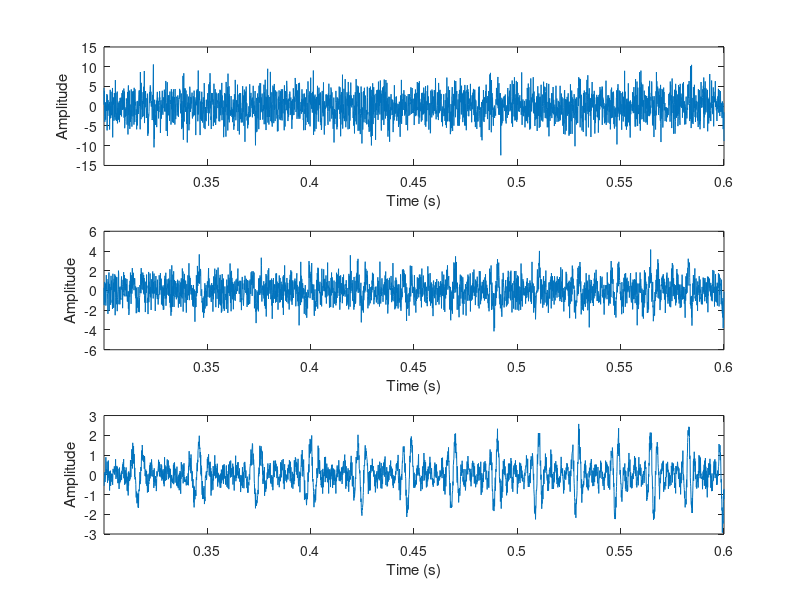

Here is the MATLAB script that generated this plot: (Note: this script raises an error after producing the figure.)
%% 1. Frequency extraction simulation
fs = 1e4;  T = 5;
t  = (1/fs:1/fs:T)';   Nt = numel(t);

baseF = 500;
mults = 1:5;   K = numel(mults);

% Simulation signal generation
sinTerm = 100*sin(pi*t);
fk   = t*(baseF*mults/T) + sinTerm;
phi  = 2*pi*cumtrapz(t, fk);
Yamp = t*(mults/T) + 0.1*sin(pi*t);
Y    = sum(Yamp .* cos(phi), 2);

% Adding noise to the signal at different SNR levels
SNRdB = [0 10 20];
Ps    = mean(Y.^2);
Pn    = Ps ./ (10.^(SNRdB/10));
xNoisy = Y + randn(Nt, numel(SNRdB)).*sqrt(Pn);

% Plotting time-domain signal for each SNR level
figure('Color','w');
t0 = 3001; L = 3000;
for i = 1:numel(SNRdB)
    subplot(numel(SNRdB),1,i);
    plot(t(t0:t0+L), xNoisy(t0:t0+L,i), 'LineWidth', 0.7);
    xlim([t(t0) t(t0+L)]); box on; grid off;
    xlabel('Time (s)'); ylabel('Amplitude');
end

% short-time Fourier transform (STFT)
stftOpt.win  = 1000;
stftOpt.ov   = 950;
stftOpt.nfft = 3000;
fr = [0 3000];

% Define tracking parameters
trk.startTime = 2;
trk.startFreq = 600;
trk.freqRange = 500;
trk.lambda    = 1;
trk.alpha     = 1500;
trk.rangeF    = 2;
trk.power     = 2;

% Time grid for frequency tracking
time0 = (0:Nt-1)'/fs;    % Time vector
dt    = 1/fs;            % Time step
winLen = max(3, min(round(0.01/dt), Nt));

rpm = nan(Nt, numel(SNRdB));

% Loop through each SNR level for frequency tracking
for i = 1:numel(SNRdB)
    y = xNoisy(:,i);

    % Compute the STFT for the noisy signal
    [S,F,Tspec] = stft(y, fs, ...
        Window=kaiser(stftOpt.win,5), ...
        OverlapLength=stftOpt.ov, ...
        FFTLength=stftOpt.nfft);

    mag = abs(S);   % Magnitude of the STFT
    FreqIdx = track_Freq(mag, F, Tspec, trk); 
    FreqF   = F(FreqIdx);

    % Plot the spectrogram with the tracked Freq
    figure('Color','w');
    plot_spectrogram(S,F,Tspec,stftOpt.win,fr);
    title(sprintf('Spectrogram (SNR = %d dB)', SNRdB(i)));
    xlim([0 T]); ylim(fr); colorbar; hold on;
    plot(Tspec, FreqF, 'g--', 'LineWidth', 1.5);

    % Smooth and interpolate the Freq frequencies to the original time grid
    FreqF = smoothdata(FreqF, 'sgolay', winLen);
    rpm(:,i) = interp1(Tspec, FreqF, time0, 'pchip', NaN);
end

% Plot RMSE results for frequency tracking
figure('Color','w'); hold on; box on; grid off;
colors = [0 0.45 0.74; 0.85 0.33 0.10; 0.47 0.67 0.19];

rmse = zeros(size(SNRdB));
refF = fk(:,3);   % Third-order harmonic as reference frequency

% Calculate RMSE for each SNR level
for i = 1:numel(SNRdB)
    valid = ~isnan(rpm(:,i)) & ~isnan(refF);
    err   = rpm(valid,i) - refF(valid);
    rmse(i) = sqrt(mean(err.^2));
    plot(t, rpm(:,i), '-.', 'Color', colors(i,:), 'LineWidth', 1.4);
end
plot(t, refF, 'k--', 'LineWidth', 1.6);

xlabel('Time (s)'); ylabel('Frequency (Hz)');
legend({'0 dB','10 dB','20 dB','Third-order harmonic'}, ...
    'Location','best','Box','off');
xlim([t(1) t(end)]);
ylim([min(refF)-100, max(refF)+100]);

% Display RMSE results
fprintf('\n=== RMSE Results ===\nSNR (dB)\tRMSE (Hz)\n-------------------------\n');
fprintf('%6.0f\t\t%8.3f\n', [SNRdB(:) rmse(:)]');

%% 2. Amplitude extraction simulation
% Perform VKF to estimate frequency components
[a,c] = vkf(xNoisy(:,1), fs, fk);
xEst  = real(a.*c);

% Plot VKF results for each frequency component
figure('Color','w','Units','pixels','Position',[100 100 1200 600]);
tiledlayout(2,3,'TileSpacing','compact','Padding','compact');

for k = 1:K
    ax = nexttile;
    [S,F,Tspec] = stft(xEst(:,k), fs, ...
        Window=kaiser(stftOpt.win,5), ...
        OverlapLength=stftOpt.ov, ...
        FFTLength=stftOpt.nfft);
    plot_spectrogram(S,F,Tspec,stftOpt.win,fr);
    ylim(fr); xlim([0 T]);
    xlabel('Time (s)'); ylabel('Frequency (Hz)');
    text(ax,0.02,0.95,sprintf('k=%d',k), ...
        'Units','normalized','FontName','Times New Roman', ...
        'FontSize',12,'FontWeight','bold','VerticalAlignment','top');
    ax.LooseInset = max(ax.TightInset,0.02);
end
% Plot the reconstructed spectrum
figure('Color','w');
[S,F,Tspec] = stft(sum(xEst,2), fs, ...
    Window=kaiser(stftOpt.win,5), ...
    OverlapLength=stftOpt.ov, ...
    FFTLength=stftOpt.nfft);
plot_spectrogram(S,F,Tspec,stftOpt.win,fr);
xlabel('Time (s)'); ylabel('Frequency (Hz)');
xlim([0 T]); ylim(fr); colorbar;

% Amplitude tracking evaluation (comparison between true and estimated amplitudes)
figure('Color','w'); hold on; grid off;
C = lines(K); 
for k = 1:K
    plot(t, Yamp(:,k), '-',  'Color', C(k,:), 'DisplayName', sprintf('A_%d',k));  % True amplitude
    plot(t, abs(a(:,k)), '--','Color', C(k,:), 'DisplayName', sprintf('B_%d',k)); % Estimated amplitude
end
ylim([0, 5.5]);
legend('Location','best','NumColumns',K,'Box','off');
xlabel('Time (s)'); ylabel('Amplitude');

for k = 1:K
    R = corrcoef(Yamp(:,k), abs(a(:,k)));
    fprintf('x_%d: r=%.4f, MSE=%.3e\n', k, R(1,2), mean((Yamp(:,k)-abs(a(:,k))).^2));  % Display results
end
